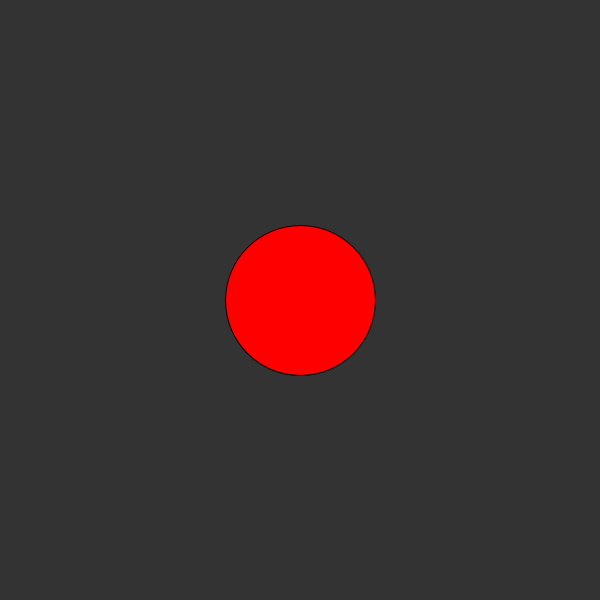
Frame 1 (no input)
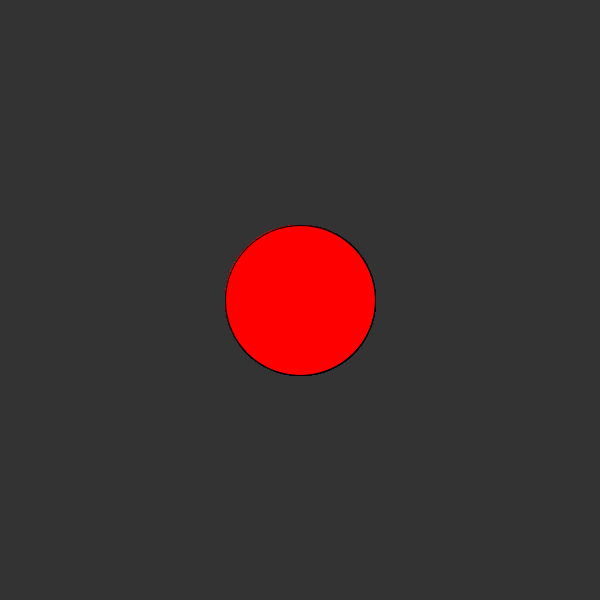
Frame 60 (the mouse pressed at the canvas centre just before this capture)
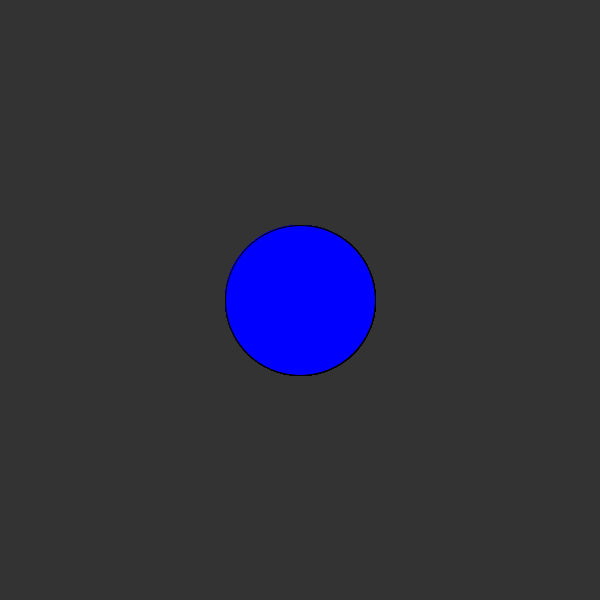
Frame 120 (the mouse held since frame 60 and released just before this capture)

The Processing sketch that drew these frames (run headless with seeded random() and noise(); from frame 60 on, the mouse is pressed at the canvas centre):

// Processing sketch: Challenge1
// ── Challenge1.pde
float r,g,b;
boolean state = false;

void setup(){
  background(51);
  size(600,600);
}

void draw(){
    update();
    ellipse(300, 300, 150, 150);
}

void update(){
  if(mouseX > 225 && mouseX < 375 && mouseY > 225 && mouseY < 375){
    r = 0;
    g = 255;
    b = 0;
    fill(r,g,b);
    if(mousePressed){
      r = 0;
      g = 0;
      b = 255;
      fill(r,g,b);
    }
  }
  else{
    fill(255,0,0);
  }
}
